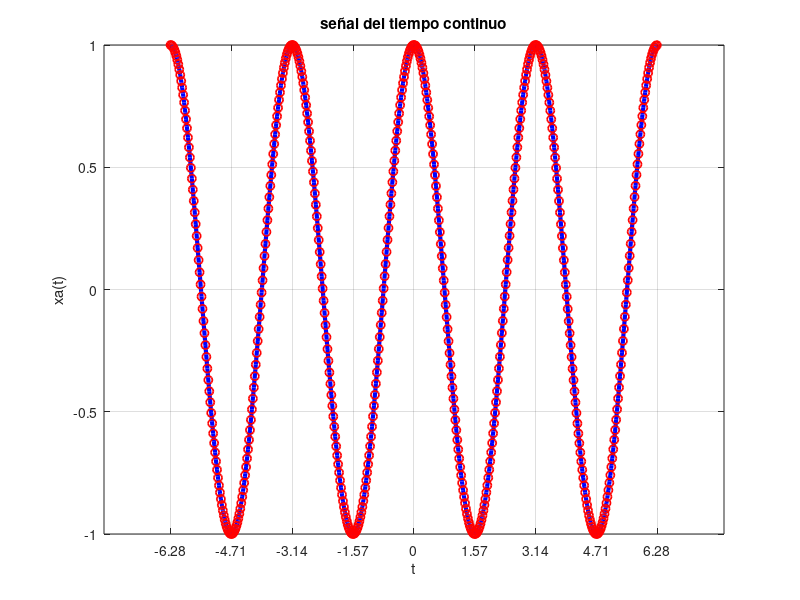

Write MATLAB code to recreate this figure.
A = 1;
Omega = 2;
Theta = 0;
t = -2*pi : 0.01 : 2*pi;
xa = A * cos( Omega * t + Theta);
plot(t, xa, 'b', 'LineWidth', 3);
title ('señal del tiempo continuo');
xlabel('t'); ylabel('xa(t)');

grid on
set(gca, 'xtick', [-6.28 : 1.57 : 6.28]);
set(gca, 'ytick', [-A : 0.5*A : A]);
hold on;
t2 = -2*pi : 0.025 : 2*pi;
xa2 = A * exp(1j*(Omega*t2+Theta));
plot(t2,xa2, 'ro', 'LineWidth', 1.25);
